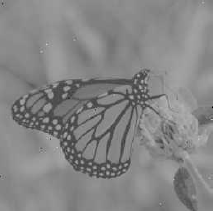
#> input picture HW2/HW2/Q1/image2.png, 213 x 211 px
$ jupyter execute Q1.ipynb
#> lines starting #> are read from the running program, lines starting #| are printed output that depends on the picture
[cell 1]
import numpy as np
import cv2
from matplotlib import pyplot as plt

# Question 1:

# part 2:

[cell 2]
#define image1 here
image1 = np.array([
    [141, 0 , 138, 143, 143, 143, 144],
    [141, 140, 140, 142, 142, 143, 143],
    [140, 145, 145, 144, 142, 142, 145],
    [141, 141, 141, 143, 142, 141, 143],
    [139, 140, 141, 141, 142, 143, 144]
])

[cell 3]
#code here
#first define a function for calculating histogram
#you are free to use libraries
def calc_hist(image):
    # Flatten the image into 1 dimension: row after row
    flat_image = image.flatten()
    # Calculate histogram
    hist = np.bincount(flat_image, minlength=256)
    return(hist)

[cell 4]
#dont change this cell
plt.imshow(image1,cmap='gray',vmin=0,vmax=255)
plt.figure()
plt.plot(calc_hist(image1))
plt.title('histogram')
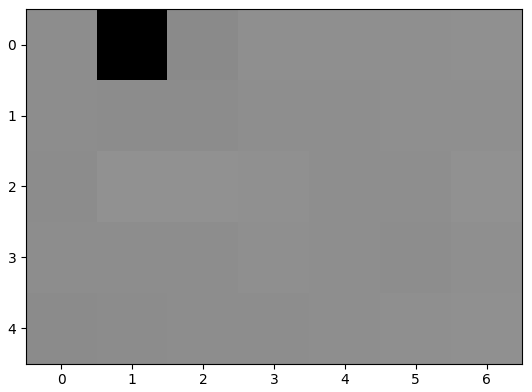
#> figure drawn by matplotlib, 1 panel
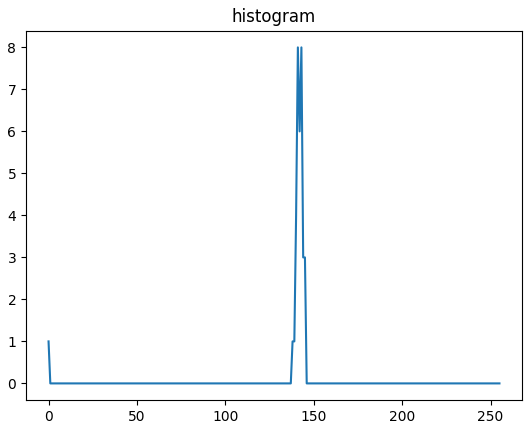
#> figure drawn by matplotlib, 1 panel; curve peaks at x = 141, y = 8

[cell 5]
def stretch_hist(image):
  '''
  don't use libraries
  input(s):
    image (ndarray): input image
  output(s):
    output_image (ndarray): enhanced image with histogram stretching
  '''
  output_image = image.copy()
  min_val = min([min(row) for row in image])
  max_val = max([max(row) for row in image])

  for i in range(len(image)):
    for j in range(len(image[0])):
      output_image[i][j] = (image[i][j] - min_val) * 255 / (max_val - min_val)
  return output_image

[cell 6]
#dont change this cell
plt.imshow(stretch_hist(image1),cmap='gray',vmin=0,vmax=255)
plt.figure()
plt.plot(calc_hist(stretch_hist(image1)))
plt.title('stretched histogram')
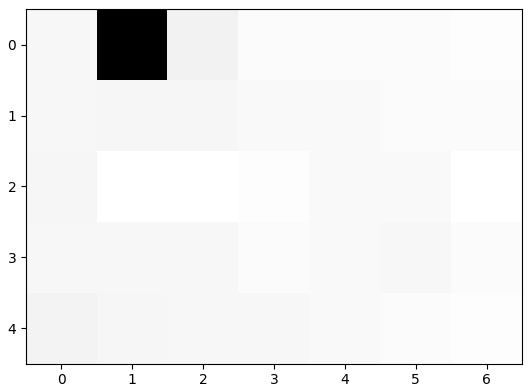
#> figure drawn by matplotlib, 1 panel
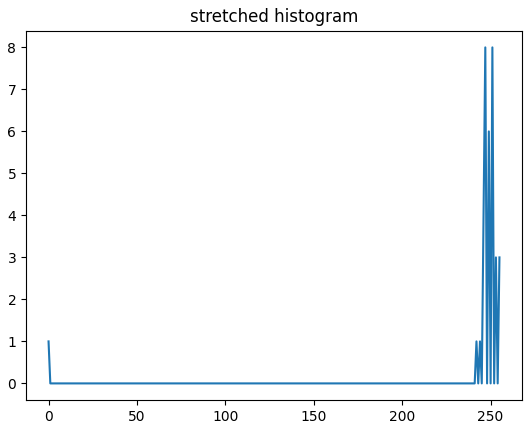
#> figure drawn by matplotlib, 1 panel; curve peaks at x = 247, y = 8

[cell 7]
def clip_hist(image, min_value, max_value):
    '''
    Algorithm for histogram clipping without using libraries
    input(s):
      image (ndarray): input image
      min_value : minimum value to clip the histogram to
      max_value : maximum value to clip the histogram to
    output(s):
      output_image (ndarray): enhanced image with histogram clipping
    '''
#> called with image = array of shape (5, 7), min_value = 138, max_value = 145
    output_image = image.copy()
    # Traverse all pixels of the input image
    for i in range(len(image)):
        for j in range(len(image[0])):
            # Clip pixel values below min_value to 0
            if image[i, j] < min_value:
                output_image[i, j] = 0
            # Clip pixel values above max_value to 255
            elif image[i, j] > max_value:
                output_image[i, j] = 255
            # Perform linear scaling for pixel values within the range
            else:
                output_image[i, j] = int((image[i, j] - min_value) / (max_value - min_value) * 255)

    # Return the resulting clipped image
    return output_image

[cell 8]
#dont change this cell
min_value = 138
max_value = 145
plt.imshow(clip_hist(image1,min_value, max_value),cmap='gray',vmin=0,vmax=255)
plt.figure()
plt.plot(calc_hist(clip_hist(image1,min_value, max_value)))
plt.title('clipped histogram')
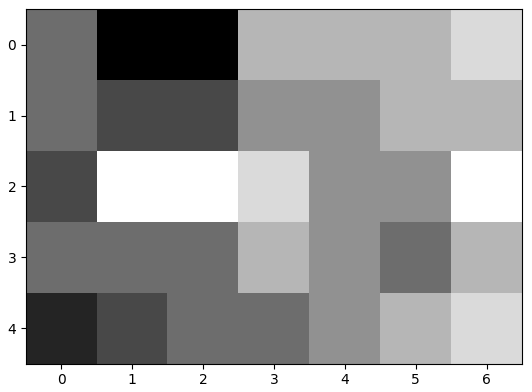
#> figure drawn by matplotlib, 1 panel
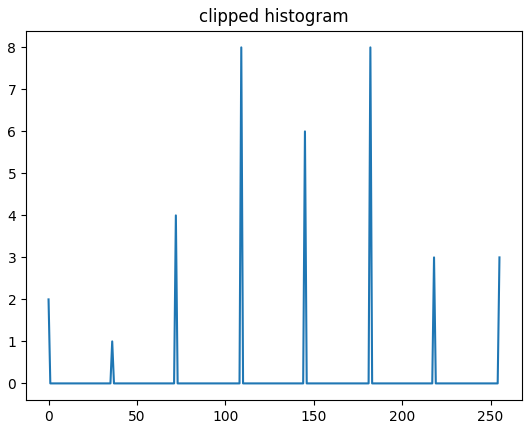
#> figure drawn by matplotlib, 1 panel; curve peaks at x = 109, y = 8

# part3

[cell 9]
# first read the image and show it.(image2)
image2 = cv2.imread('image2.png', cv2.IMREAD_GRAYSCALE)
#> image2 is the input picture: shape (211, 213); min 0, max 201, mean 133.1
plt.axis('off')
plt.imshow(image2, cmap='gray', vmin=0, vmax=255)
plt.title('Original Image')

[cell 10]
#use stretch_hist function to improve quality of the image and show it
plt.axis('off')
plt.imshow(stretch_hist(image2), cmap='gray', vmin=0, vmax=255)
#> in stretch_hist (call 3), `min_val = min([min(row) for row in image])`: min_val = 0
#> in stretch_hist (call 3), `max_val = max([max(row) for row in image])`: max_val = 201
#> after the loop in stretch_hist (call 3), `for i in range(len(image)):`:
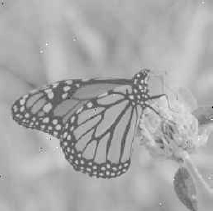
#> output_image: shape (211, 213); min 0, max 255, mean 168.4
plt.title('Stretched Image')

[cell 11]
#use clip_hist function to improve quality of the image and show it
plt.axis('off')
plt.imshow(clip_hist(image2, 80, 230), cmap='gray')
#> call 3 of clip_hist, with min_value = 80, max_value = 230
#> after the loop in clip_hist (call 3), `for i in range(len(image)):`:
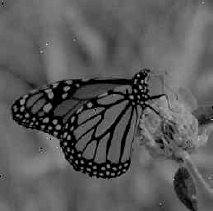
#> output_image: shape (211, 213); min 0, max 205, mean 90.2
